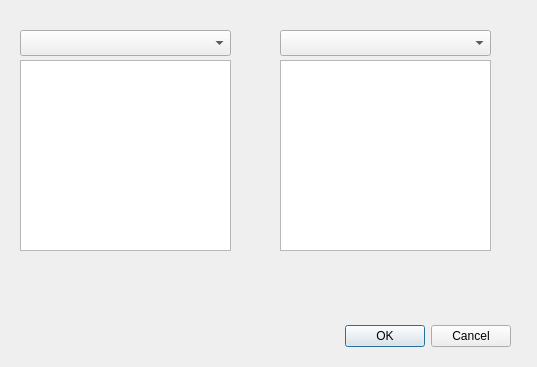
<?xml version="1.0" encoding="UTF-8"?>
<ui version="4.0">
 <class>Dialog</class>
 <widget class="QDialog" name="Dialog">
  <property name="geometry">
   <rect>
    <x>0</x>
    <y>0</y>
    <width>537</width>
    <height>367</height>
   </rect>
  </property>
  <property name="windowTitle">
   <string>Dialog</string>
  </property>
  <widget class="QDialogButtonBox" name="buttonBox">
   <property name="geometry">
    <rect>
     <x>170</x>
     <y>320</y>
     <width>341</width>
     <height>32</height>
    </rect>
   </property>
   <property name="orientation">
    <enum>Qt::Horizontal</enum>
   </property>
   <property name="standardButtons">
    <set>QDialogButtonBox::Cancel|QDialogButtonBox::Ok</set>
   </property>
  </widget>
  <widget class="QListWidget" name="listWidgetGirone1">
   <property name="geometry">
    <rect>
     <x>20</x>
     <y>60</y>
     <width>211</width>
     <height>191</height>
    </rect>
   </property>
  </widget>
  <widget class="QListWidget" name="listWidgetGirone2">
   <property name="geometry">
    <rect>
     <x>280</x>
     <y>60</y>
     <width>211</width>
     <height>191</height>
    </rect>
   </property>
  </widget>
  <widget class="QComboBox" name="comboBoxGirone1">
   <property name="geometry">
    <rect>
     <x>20</x>
     <y>30</y>
     <width>211</width>
     <height>26</height>
    </rect>
   </property>
  </widget>
  <widget class="QComboBox" name="comboBoxGirone2">
   <property name="geometry">
    <rect>
     <x>280</x>
     <y>30</y>
     <width>211</width>
     <height>26</height>
    </rect>
   </property>
  </widget>
 </widget>
 <resources/>
 <connections>
  <connection>
   <sender>buttonBox</sender>
   <signal>accepted()</signal>
   <receiver>Dialog</receiver>
   <slot>accept()</slot>
   <hints>
    <hint type="sourcelabel">
     <x>248</x>
     <y>254</y>
    </hint>
    <hint type="destinationlabel">
     <x>157</x>
     <y>274</y>
    </hint>
   </hints>
  </connection>
  <connection>
   <sender>buttonBox</sender>
   <signal>rejected()</signal>
   <receiver>Dialog</receiver>
   <slot>reject()</slot>
   <hints>
    <hint type="sourcelabel">
     <x>316</x>
     <y>260</y>
    </hint>
    <hint type="destinationlabel">
     <x>286</x>
     <y>274</y>
    </hint>
   </hints>
  </connection>
 </connections>
</ui>
